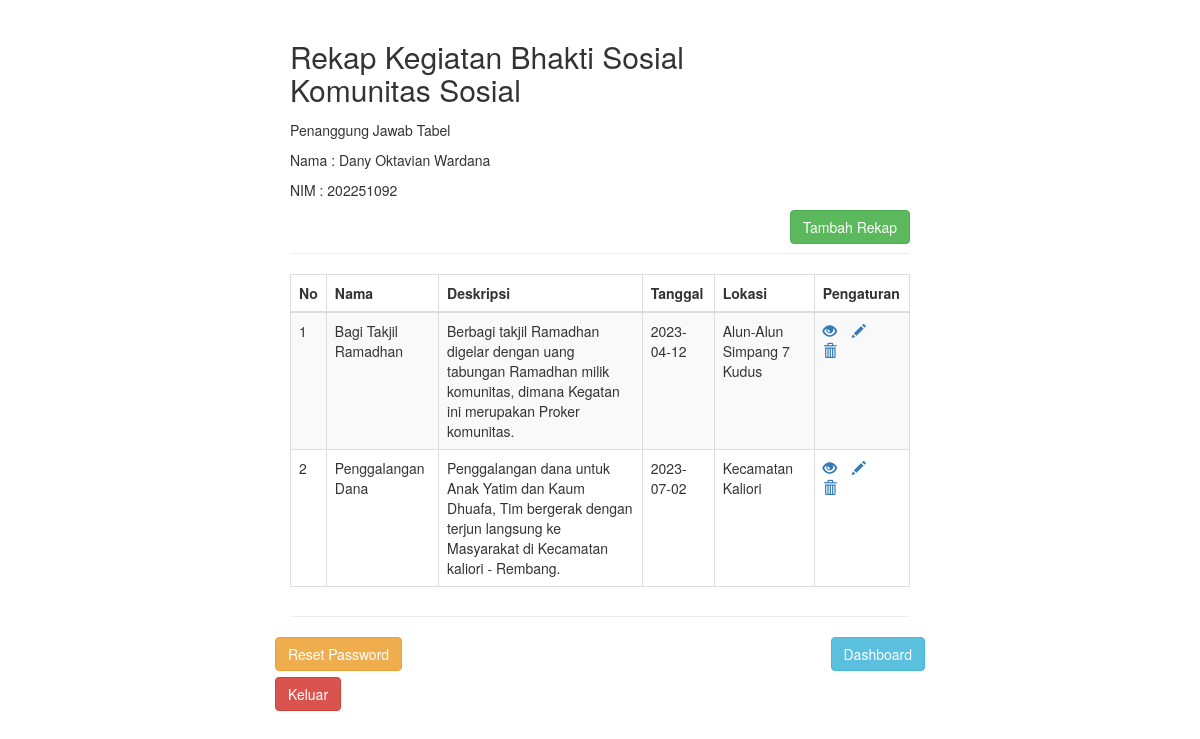
Screenshot of /rekap_baksos/index.php with the database file from the repository.
### tables this page shows
CREATE TABLE `tb_rekap1` (
  `id` int(11) NOT NULL,
  `nama` varchar(255) NOT NULL,
  `deskripsi` varchar(255) NOT NULL,
  `tanggal` date NOT NULL,
  `lokasi` varchar(255) NOT NULL
);

### rekap_baksos/index.php (the view, shortened to what this page needs)
<!DOCTYPE html>
<html lang="en">
<head>
    <link rel="stylesheet" href="https://maxcdn.bootstrapcdn.com/bootstrap/3.3.7/css/bootstrap.css">
</head>
<body>
    <div class="wrapper">
        <div class="container-fluid">
            <div class="row">
                <div class="col-md-12">
                <div class="page-header">
                    <div class="page-header clearfix">
                        <h2 class="pull-left">Rekap Kegiatan Bhakti Sosial<br/>Komunitas Sosial</h2><br/><br/>
                        <br/><br/><p>Penanggung Jawab Tabel</p>
                        <p>Nama : Dany Oktavian Wardana</p>
                        <p>NIM : 202251092</p>
                        <a href="tambah.php" class="btn btn-success pull-right">Tambah Rekap</a>
                    </div>
                    <?php
                    require_once "koneksi.php";
                    $sql = "SELECT * FROM tb_rekap1";
                    if($result = mysqli_query($link, $sql)){
                        if(mysqli_num_rows($result) > 0){
                            echo "<table class='table table-bordered table-striped'>";
                                echo "<thead>";
                                    echo "<tr>";
                                        echo "<th>No</th>";
                                        echo "<th>Nama</th>";
                                        echo "<th>Deskripsi</th>";
                                        echo "<th>Tanggal</th>";
                                        echo "<th>Lokasi</th>";
                                        echo "<th>Pengaturan</th>";
                                    echo "</tr>";
                                echo "</thead>";
                                echo "<tbody>";
                                while($row = mysqli_fetch_array($result)){
                                    echo "<tr>";
                                        echo "<td>" . $row['id'] . "</td>";
                                        echo "<td>" . $row['nama'] . "</td>";
                                        echo "<td>" . $row['deskripsi'] . "</td>";
                                        echo "<td>" . $row['tanggal'] . "</td>";
                                        echo "<td>" . $row['lokasi'] . "</td>";
                                        echo "<td>";
                                            echo "<a href='aksi.php?id=". $row['id'] ."' title='Detail' data-toggle='tooltip'><span class='glyphicon glyphicon-eye-open'></span></a>";
                                            echo "<a href='update.php?id=". $row['id'] ."' title='Update' data-toggle='tooltip'><span class='glyphicon glyphicon-pencil'></span></a>";
                                            echo "<a href='hapus.php?id=". $row['id'] ."' title='Hapus' data-toggle='tooltip'><span class='glyphicon glyphicon-trash'></span></a>";
                                        echo "</td>";
                                    echo "</tr>";
                                }
                                echo "</tbody>";
                            echo "</table>";
                        } else{
                            echo "<p class='lead'><em>Tidak ada data yang ditemukan.</em></p>";
                        }
                    } else{
                        echo "ERROR: Tidak dapat memproses $sql. " . mysqli_error($link);
                    }
                    ?>
                </div>
            </div>
        </div>
    </div>
    <p>
        <a href="../reset.php" class="btn btn-warning pull-left">Reset Password</a>
        <a href="../dashboard.php" class="btn btn-info pull-right">Dashboard</a><br/><br/>
        <a href="../logout.php" class="btn btn-danger pull-left">Keluar</a>
    </p>
</body>
</html>

### rekap_baksos/index.php (style rules this page uses)
.wrapper { width: 650px; margin: 0 auto; }
.page-header h2 { margin-top: 0; }
table tr td:last-child a { margin-right: 15px; }

### rows the page displays
tb_rekap1: id "1", nama "Bagi Takjil Ramadhan", deskripsi "Berbagi takjil Ramadhan digelar dengan uang tabungan Ramadhan milik komunitas, dimana Kegatan ini merupakan Proker komunitas.", tanggal "2023-04-12", lokasi "Alun-Alun Simpang 7 Kudus"
tb_rekap1: id "2", nama "Penggalangan Dana", deskripsi "Penggalangan dana untuk Anak Yatim dan Kaum Dhuafa, Tim bergerak dengan terjun langsung ke Masyarakat di Kecamatan kaliori - Rembang.", tanggal "2023-07-02", lokasi "Kecamatan Kaliori"
